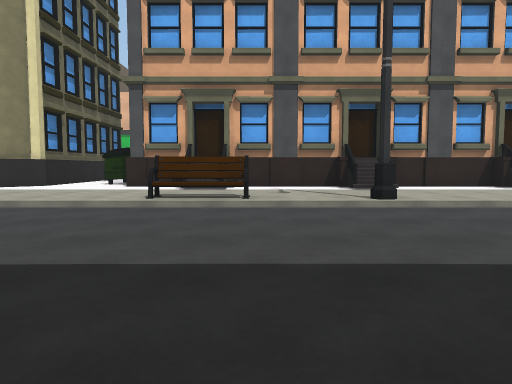
[1] (above)

24 first-person views from a walk through a 3-D level made in the Unity game engine. The camera is 1.2 m above the floor, tilts 4° down and sees 70° across. The floor is counted in squares, 2 m on a side. Each view is taken from the middle of a square. On the plan, view 1 faces up. The plan holds only what a view shows up to about 10 squares ahead; the rest is blank. The place goes on beyond the plan. The player is left out. Surface patterns are stand-ins for the level's own textures.

[2]
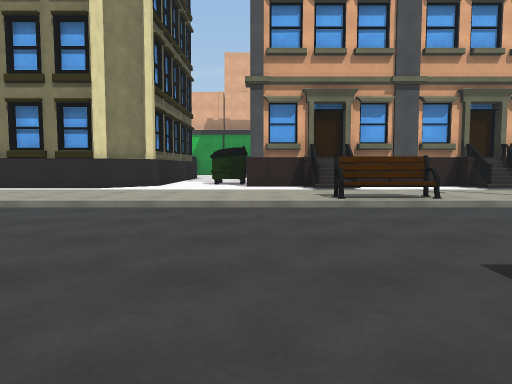

[3]
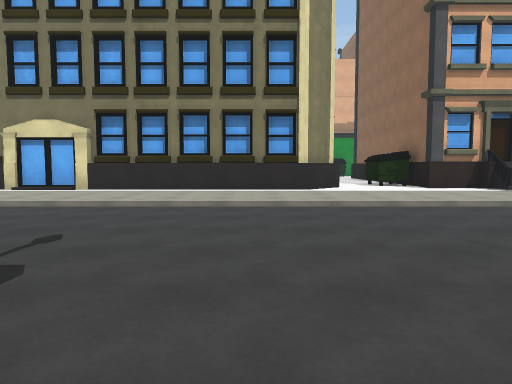

[4]
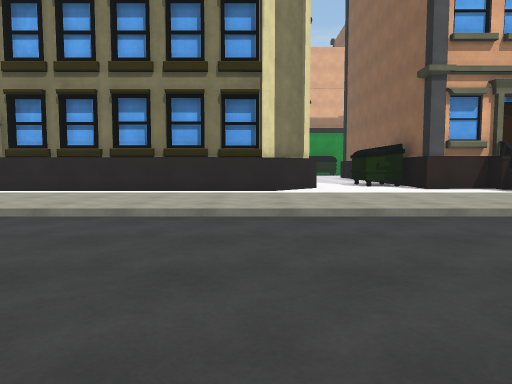

[5]
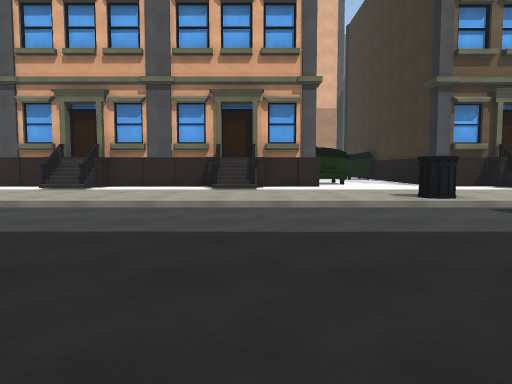

[6]
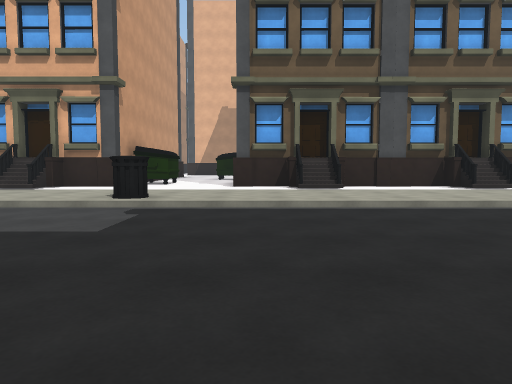

[7]
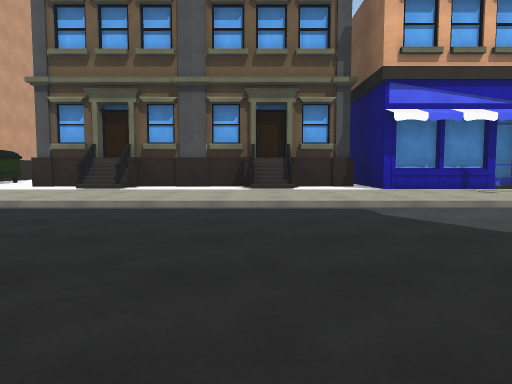

[8]
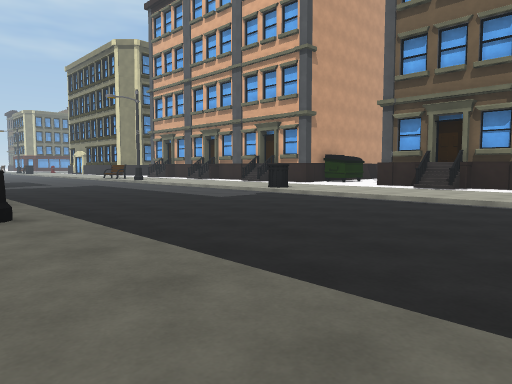

[9]
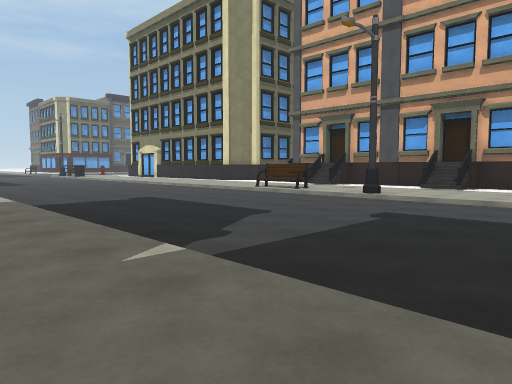

[10]
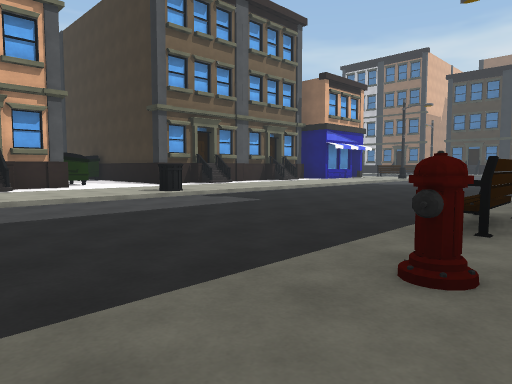

[11]
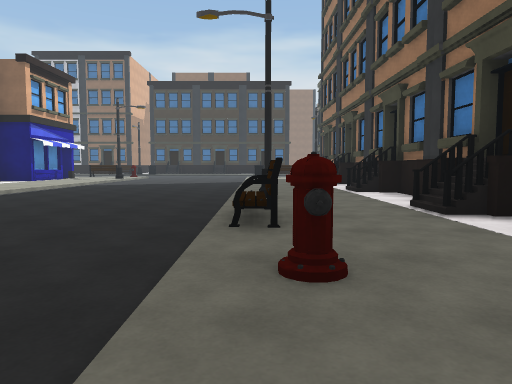

[12]
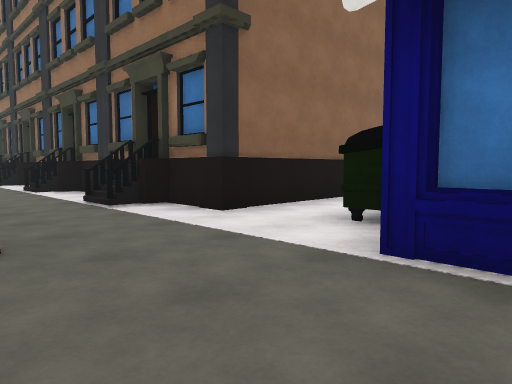

[13]
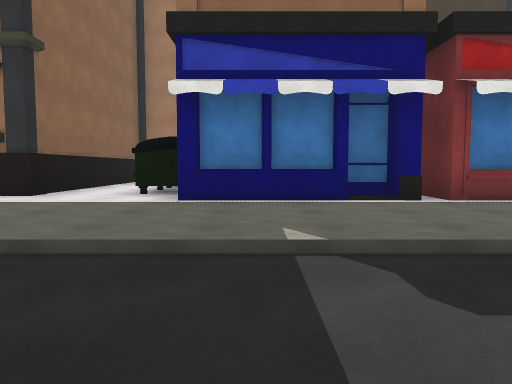

[14]
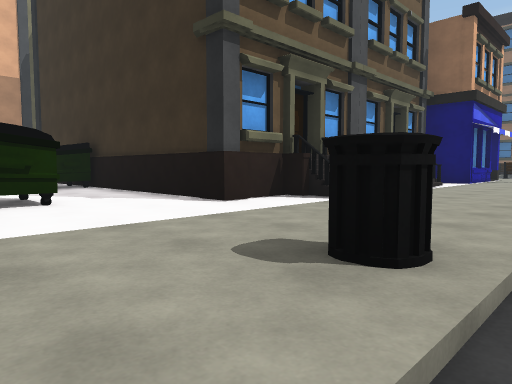

[15]
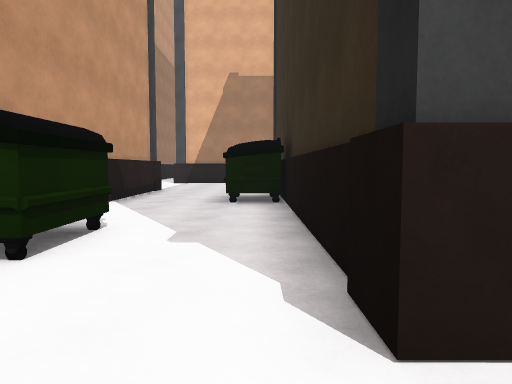

[16]
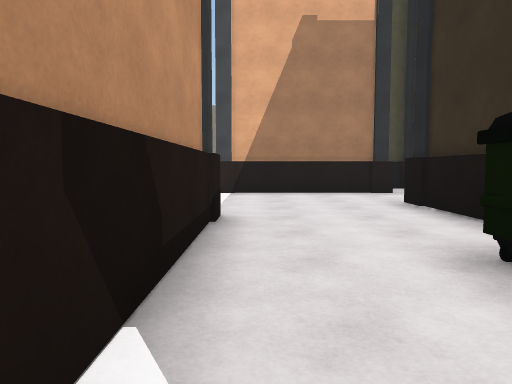

[17]
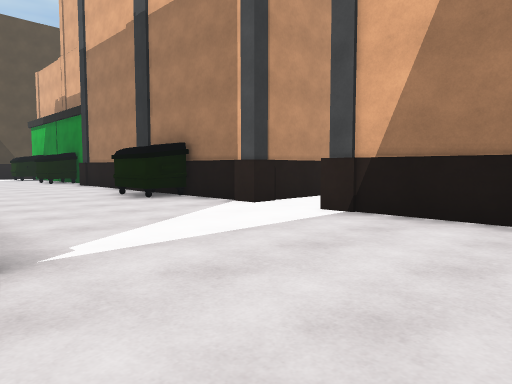

[18]
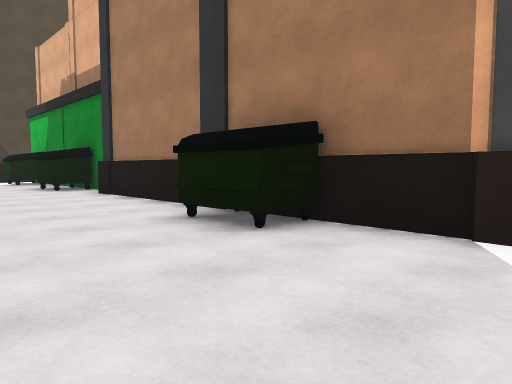

[19]
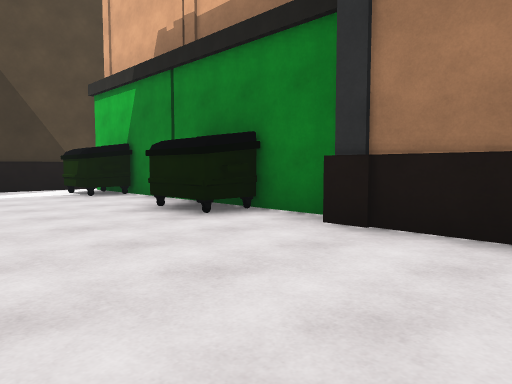

[20]
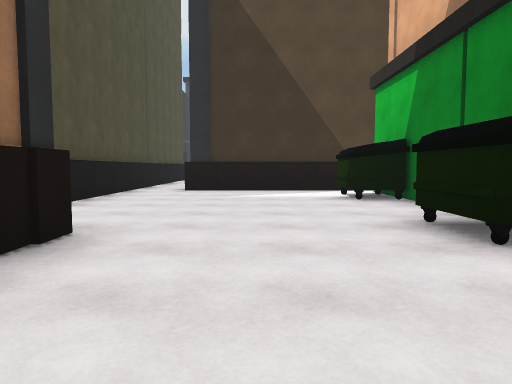

[21]
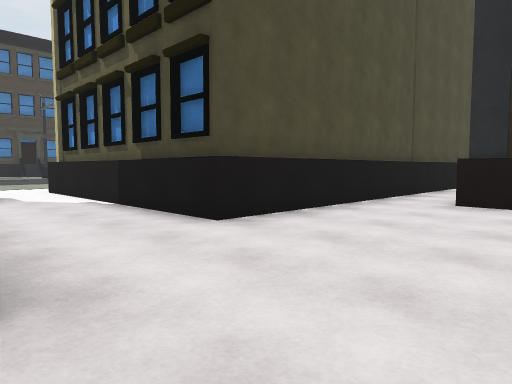

[22]
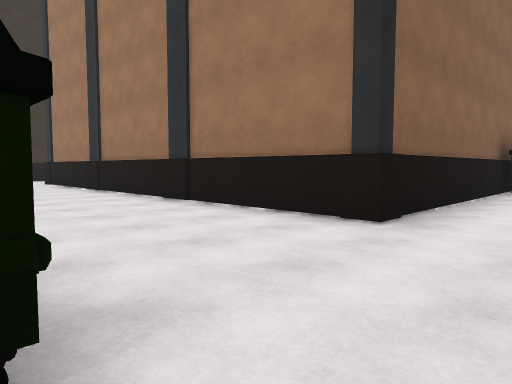

[23]
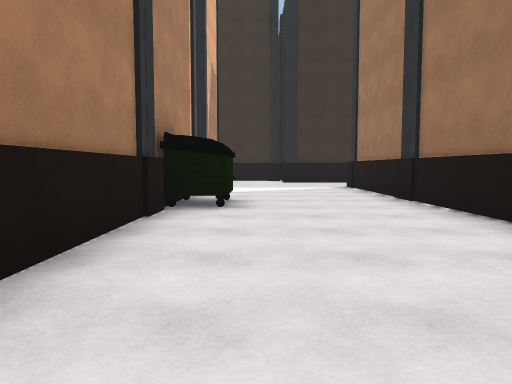

[24]
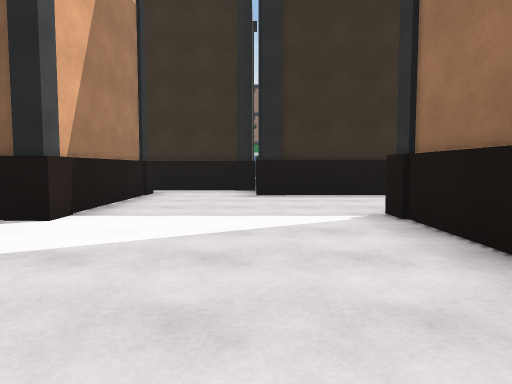

### Floor plan
Key: @ floor where view 1 was taken; # wall or solid block; . main floor; - floor 0.25 m lower than the main floor; / step, stairs or slope; ^ raised ledge; O other object.
Columns run from 14 left of view 1 to 22 right of it. Each row starts with its distance up from view 1.
 23                     #.     #
 22        ##  ##########.######
 21      #OO..OO......O........#
 20      #.....................#
 19      #....................##
 18      #....................#
 17    ........############...#
 16  ..........#          #...#
 15 #########..#          #..O#
 14         #..#          #..O#
 13         #..#           ...#
 12         #..#           ...#
 11         #.O#           O..#
 10        ##.O############O..#########
  9 ########...../.###.####...####.####
  8 ............./....................###
  7 .....................................
  6  ............O/.O.......O...........
  5   ----------------------------------
  4   ---------------------------------
  3    -------------------------------
  2     ------------------------------
  1     -----------------------------
  0      ---------@-----------------
 -1       .     .........O.OO.O.....
 -2                .................
 -3               .................
 -4               ######..../..##
 -5                    #O.##^###

Positions as (right, up) in squares from view 1, and headings:
1: (0, 0), facing up
2: (-3, 0), facing up
3: (-8, -1), facing up
4: (-7, 1), facing up
5: (7, 0), facing up
6: (12, 0), facing up
7: (17, 0), facing up
8: (17, -2), facing up-left
9: (6, -2), facing up-left
10: (5, -2), facing up-right
11: (5, -1), facing right
12: (4, -1), facing down-right
13: (4, 2), facing down
14: (8, 5), facing up-right
15: (11, 8), facing up
16: (9, 13), facing up
17: (11, 17), facing up-left
18: (7, 18), facing up-left
19: (1, 18), facing up-left
20: (0, 19), facing left
21: (-3, 19), facing down-left
22: (-5, 21), facing down-right
23: (-2, 20), facing right
24: (4, 19), facing right
